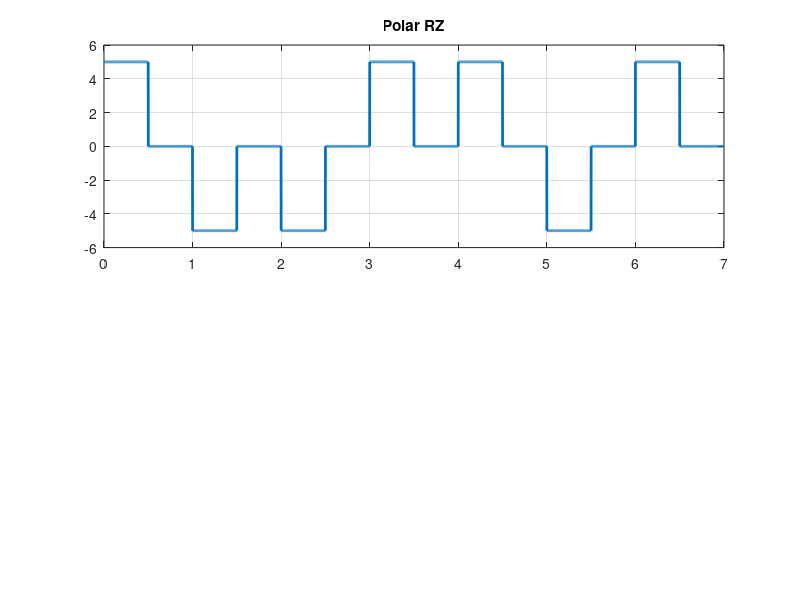

The MATLAB source for this figure:
clc;
close all;
clear all;

bits = [1 0 0 1 1 0 1];
n = 1000;
half = n/2;
bitrate = 1;
T = length(bits)/bitrate;
N = length(bits)*n;
dt = T/N;
t = 0:dt:T-dt;

%encoding
for i=1:length(bits)
    if bits(i) == 1
        x((i-1)*n+1:half) = 5;
        x(half+1:i*n) = 0;
    else
        x((i-1)*n+1:half) = -5;
        x(half+1:i*n) = 0;
    end
    half = half+n;
end

subplot(2,1,1);
plot(t,x, 'Linewidth', 2);
grid on;
title('Polar RZ');

%Decoding
y = zeros(1, length(x)/n);
half = n/2;
for i=1:length(y)
    if x((i-1)*n+1:half) == 5
        y(i) = 1;
    end;
    half = half+n;
end
disp(y);
